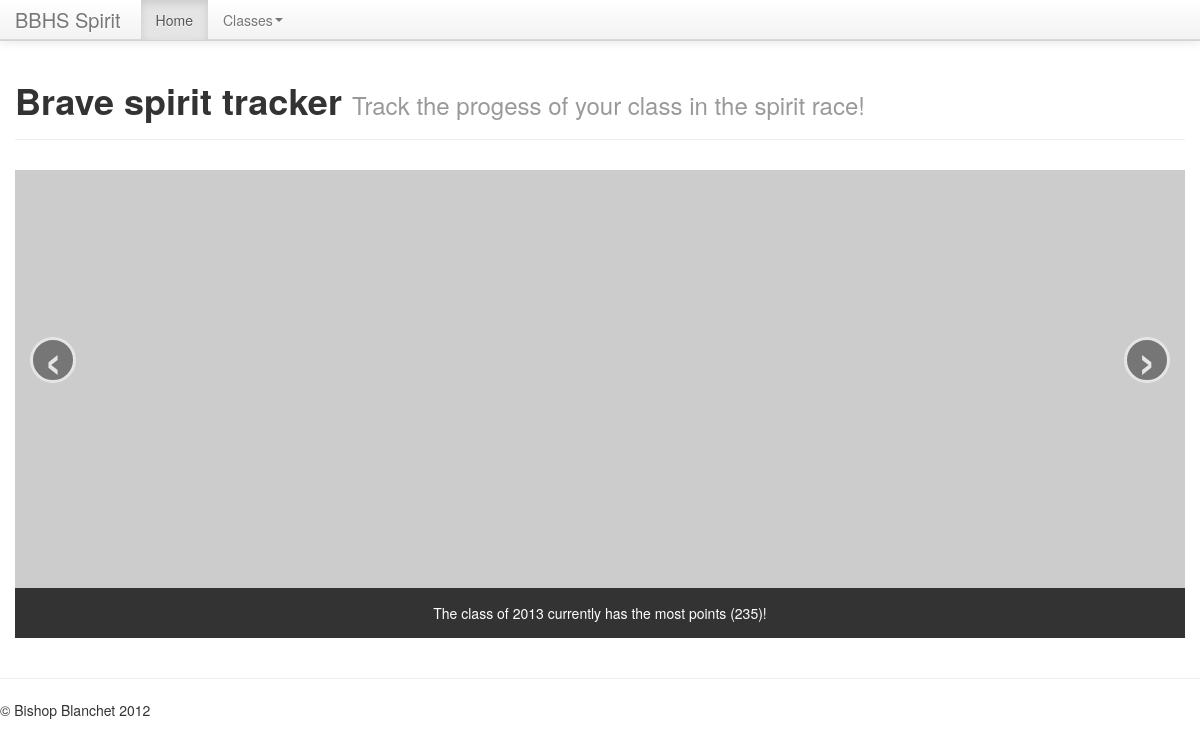
Before: / with the older database file.
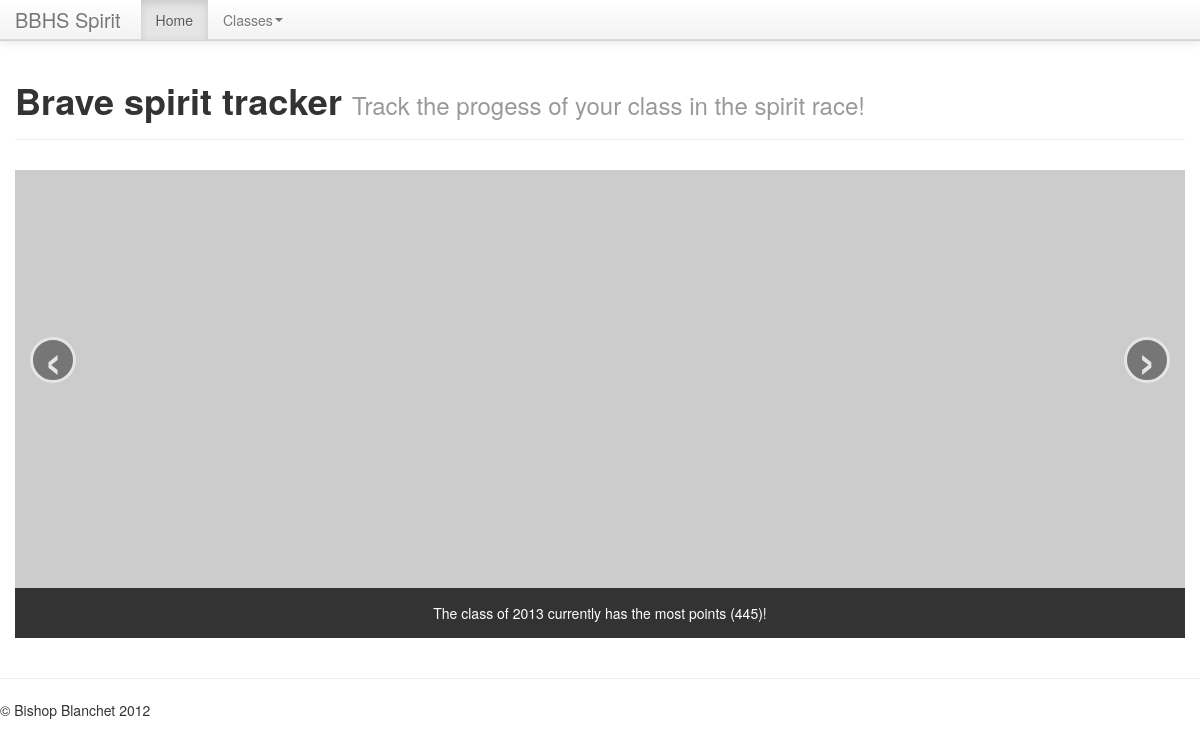
After: the same page with the newer database file.
### generation/models.py (models this page shows, shortened)
class Generation(models.Model):
    graduation = models.CharField(max_length=4, primary_key=True) # 2013
    points = models.IntegerField(blank=True, null=True)
    notes = models.TextField(blank=True)

### generation/views.py (the view)
# urls.py: url(r'^$', 'generation.views.home'),
def home(request):
    highest = Generation.objects.order_by('points').reverse()
    highest = list(highest)
    for generation in highest:
        if generation.graduation not in current_years:
            highest.remove(generation)
    FRESHMEN = getGen('freshmen')
    SOPHOMORES = getGen('sophomores')
    JUNIORS = getGen('juniors')
    SENIORS = getGen('seniors')
    params = {'winner': highest[0], 'seniors': SENIORS, 'juniors': JUNIORS,
            'sophomores': SOPHOMORES, 'freshmen': FRESHMEN}
    return render(request, 'index.html', params)

### generation/views.py (called while the page is built)
def getGen(genName):
    try:
        generation = Generation.objects.get(graduation=current[genName])
    except Generation.DoesNotExist, tb:
        print(tb)
        raise Http404
    generation.name = genName
    return generation

### spirit/templates/index.html (shortened to what this page needs)
{% extends "base.html" %}
{% block body %}
<div class="page-header">
  <h1>Brave spirit tracker <small>Track the progess of your class in the spirit race!</small></h1>
</div>
     <div id="this-carousel-id" class="carousel slide">
        <div class="carousel-inner">
          <div class="item active">
            <a href="#">  <img src="http://lorempixel.com/1200/480/abstract/Welcome/" />
            </a>
            <div class="carousel-caption">
              <p align="center">The class of {{ winner.graduation }} currently has the most points ({{ winner.points }})!</p>
            </div>
          </div>
        </div>
          <a class="carousel-control left" href="#this-carousel-id" data-slide="prev">&lsaquo;</a>
          <a class="carousel-control right" href="#this-carousel-id" data-slide="next">&rsaquo;</a>
      </div>
{% endblock body %}

### spirit/templates/base.html (shortened to what this page needs)
<!DOCTYPE html>
 <html class="no-js" lang="en">
<head>
	<link rel="stylesheet" href="{{ STATIC_URL }}bootstrap/css/bootstrap.min.css">
	<link rel="stylesheet" href="{{ STATIC_URL }}/bootstrap/css/bootstrap-responsive.min.css">
</head>
<body>
    <div class="navbar navbar-fixed-top">
      <div class="navbar-inner">
        <div class="container">
          <a class="brand" href="/">BBHS Spirit</a>
          <div class="nav-collapse">
            <ul class="nav" role="navigation">
              <li class="active"><a href="/">Home</a></li>
                 <li class="dropdown">
                      <a id="drop1" href="#" role="button" class="dropdown-toggle" data-toggle="dropdown">Classes<b class="caret"></b></a>
                    </li>
            </ul>
    </div>
        </div>
      </div>
    </div>
	<div class="container">
	{% block body %}
	{% endblock body %}
	</div>
    <hr class="soften">
      <footer>
        <p>&copy; Bishop Blanchet 2012</p>
      </footer>
</body>

### spirit/templates/base.html (style rules this page uses)
body { padding-top: 60px; padding-bottom: 40px; }

Changed rows visible on the page:
changed Generation id 2013: points "235" → "445"
